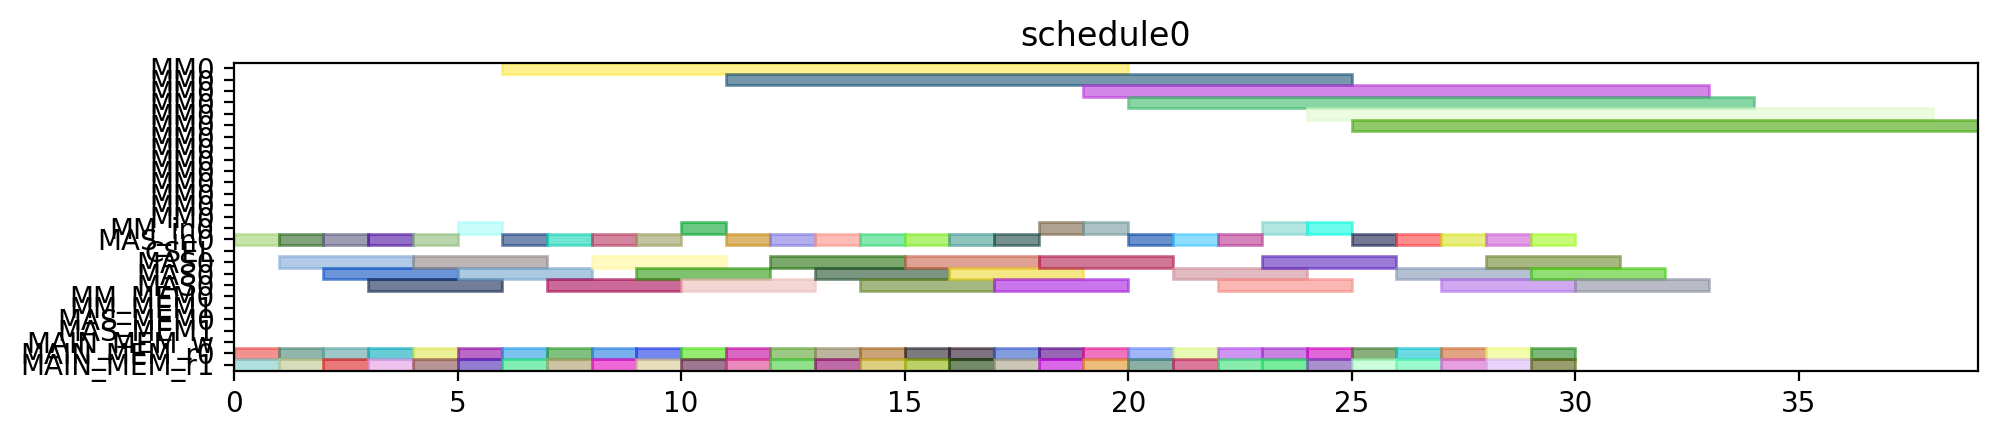

Here is the Python script that generated this plot:
from pyschedule import Scenario, solvers, plotters, alt


def solve():
	horizon = 149
	S = Scenario("schedule0", horizon=horizon)

	# resource
	MM = S.Resources('MM', num=1, size=14)
	MM_in = S.Resources('MM_in', num=1)
	MAS_in = S.Resources('MAS_in', num=1)
	CSEL = S.Resource('CSEL')
	MAS = S.Resources('MAS', num=1, size=3, periods=range(1, horizon))
	MM_MEM = S.Resources('MM_MEM', num=2)
	MAS_MEM = S.Resources('MAS_MEM', num=2)
	MAIN_MEM_w = S.Resource('MAIN_MEM_w', size=1)
	MAIN_MEM_r = S.Resources('MAIN_MEM_r', num=2)

	# result of previous scheduling

	# new tasks
	d_t0_a1_0 = S.Task('d_t0_a1_0', length=3, delay_cost=1)
	d_t0_a1_0 += alt(MAS)
	d_t0_a1_0_in = S.Task('d_t0_a1_0_in', length=1, delay_cost=1)
	d_t0_a1_0_in += alt(MAS_in)
	S += d_t0_a1_0_in*MAS_in[0]<=d_t0_a1_0*MAS[0]

	d_t0_a1_0_mem0 = S.Task('d_t0_a1_0_mem0', length=1, delay_cost=1)
	d_t0_a1_0_mem0 += MAIN_MEM_r[0]
	S += d_t0_a1_0_mem0 <= d_t0_a1_0

	d_t0_a1_0_mem1 = S.Task('d_t0_a1_0_mem1', length=1, delay_cost=1)
	d_t0_a1_0_mem1 += MAIN_MEM_r[1]
	S += d_t0_a1_0_mem1 <= d_t0_a1_0

	d_t0_a1_1 = S.Task('d_t0_a1_1', length=3, delay_cost=1)
	d_t0_a1_1 += alt(MAS)
	d_t0_a1_1_in = S.Task('d_t0_a1_1_in', length=1, delay_cost=1)
	d_t0_a1_1_in += alt(MAS_in)
	S += d_t0_a1_1_in*MAS_in[0]<=d_t0_a1_1*MAS[0]

	d_t0_a1_1_mem0 = S.Task('d_t0_a1_1_mem0', length=1, delay_cost=1)
	d_t0_a1_1_mem0 += MAIN_MEM_r[0]
	S += d_t0_a1_1_mem0 <= d_t0_a1_1

	d_t0_a1_1_mem1 = S.Task('d_t0_a1_1_mem1', length=1, delay_cost=1)
	d_t0_a1_1_mem1 += MAIN_MEM_r[1]
	S += d_t0_a1_1_mem1 <= d_t0_a1_1

	d_t0_t10 = S.Task('d_t0_t10', length=3, delay_cost=1)
	d_t0_t10 += alt(MAS)
	d_t0_t10_in = S.Task('d_t0_t10_in', length=1, delay_cost=1)
	d_t0_t10_in += alt(MAS_in)
	S += d_t0_t10_in*MAS_in[0]<=d_t0_t10*MAS[0]

	d_t0_t10_mem0 = S.Task('d_t0_t10_mem0', length=1, delay_cost=1)
	d_t0_t10_mem0 += MAIN_MEM_r[0]
	S += d_t0_t10_mem0 <= d_t0_t10

	d_t0_t10_mem1 = S.Task('d_t0_t10_mem1', length=1, delay_cost=1)
	d_t0_t10_mem1 += MAIN_MEM_r[1]
	S += d_t0_t10_mem1 <= d_t0_t10

	d_t0_t11 = S.Task('d_t0_t11', length=3, delay_cost=1)
	d_t0_t11 += alt(MAS)
	d_t0_t11_in = S.Task('d_t0_t11_in', length=1, delay_cost=1)
	d_t0_t11_in += alt(MAS_in)
	S += d_t0_t11_in*MAS_in[0]<=d_t0_t11*MAS[0]

	d_t0_t11_mem0 = S.Task('d_t0_t11_mem0', length=1, delay_cost=1)
	d_t0_t11_mem0 += MAIN_MEM_r[0]
	S += d_t0_t11_mem0 <= d_t0_t11

	d_t0_t11_mem1 = S.Task('d_t0_t11_mem1', length=1, delay_cost=1)
	d_t0_t11_mem1 += MAIN_MEM_r[1]
	S += d_t0_t11_mem1 <= d_t0_t11

	d_t0_t3_t0 = S.Task('d_t0_t3_t0', length=14, delay_cost=1)
	d_t0_t3_t0 += alt(MM)
	d_t0_t3_t0_in = S.Task('d_t0_t3_t0_in', length=1, delay_cost=1)
	d_t0_t3_t0_in += alt(MM_in)
	S += d_t0_t3_t0_in*MM_in[0]<=d_t0_t3_t0*MM[0]
	d_t0_t3_t0_mem0 = S.Task('d_t0_t3_t0_mem0', length=1, delay_cost=1)
	d_t0_t3_t0_mem0 += MAIN_MEM_r[0]
	S += d_t0_t3_t0_mem0 <= d_t0_t3_t0

	d_t0_t3_t0_mem1 = S.Task('d_t0_t3_t0_mem1', length=1, delay_cost=1)
	d_t0_t3_t0_mem1 += MAIN_MEM_r[1]
	S += d_t0_t3_t0_mem1 <= d_t0_t3_t0

	d_t0_t3_t1 = S.Task('d_t0_t3_t1', length=14, delay_cost=1)
	d_t0_t3_t1 += alt(MM)
	d_t0_t3_t1_in = S.Task('d_t0_t3_t1_in', length=1, delay_cost=1)
	d_t0_t3_t1_in += alt(MM_in)
	S += d_t0_t3_t1_in*MM_in[0]<=d_t0_t3_t1*MM[0]
	d_t0_t3_t1_mem0 = S.Task('d_t0_t3_t1_mem0', length=1, delay_cost=1)
	d_t0_t3_t1_mem0 += MAIN_MEM_r[0]
	S += d_t0_t3_t1_mem0 <= d_t0_t3_t1

	d_t0_t3_t1_mem1 = S.Task('d_t0_t3_t1_mem1', length=1, delay_cost=1)
	d_t0_t3_t1_mem1 += MAIN_MEM_r[1]
	S += d_t0_t3_t1_mem1 <= d_t0_t3_t1

	d_t0_t3_t2 = S.Task('d_t0_t3_t2', length=3, delay_cost=1)
	d_t0_t3_t2 += alt(MAS)
	d_t0_t3_t2_in = S.Task('d_t0_t3_t2_in', length=1, delay_cost=1)
	d_t0_t3_t2_in += alt(MAS_in)
	S += d_t0_t3_t2_in*MAS_in[0]<=d_t0_t3_t2*MAS[0]

	d_t0_t3_t2_mem0 = S.Task('d_t0_t3_t2_mem0', length=1, delay_cost=1)
	d_t0_t3_t2_mem0 += MAIN_MEM_r[0]
	S += d_t0_t3_t2_mem0 <= d_t0_t3_t2

	d_t0_t3_t2_mem1 = S.Task('d_t0_t3_t2_mem1', length=1, delay_cost=1)
	d_t0_t3_t2_mem1 += MAIN_MEM_r[1]
	S += d_t0_t3_t2_mem1 <= d_t0_t3_t2

	d_t0_t3_t3 = S.Task('d_t0_t3_t3', length=3, delay_cost=1)
	d_t0_t3_t3 += alt(MAS)
	d_t0_t3_t3_in = S.Task('d_t0_t3_t3_in', length=1, delay_cost=1)
	d_t0_t3_t3_in += alt(MAS_in)
	S += d_t0_t3_t3_in*MAS_in[0]<=d_t0_t3_t3*MAS[0]

	d_t0_t3_t3_mem0 = S.Task('d_t0_t3_t3_mem0', length=1, delay_cost=1)
	d_t0_t3_t3_mem0 += MAIN_MEM_r[0]
	S += d_t0_t3_t3_mem0 <= d_t0_t3_t3

	d_t0_t3_t3_mem1 = S.Task('d_t0_t3_t3_mem1', length=1, delay_cost=1)
	d_t0_t3_t3_mem1 += MAIN_MEM_r[1]
	S += d_t0_t3_t3_mem1 <= d_t0_t3_t3

	d_t1_a1_0 = S.Task('d_t1_a1_0', length=3, delay_cost=1)
	d_t1_a1_0 += alt(MAS)
	d_t1_a1_0_in = S.Task('d_t1_a1_0_in', length=1, delay_cost=1)
	d_t1_a1_0_in += alt(MAS_in)
	S += d_t1_a1_0_in*MAS_in[0]<=d_t1_a1_0*MAS[0]

	d_t1_a1_0_mem0 = S.Task('d_t1_a1_0_mem0', length=1, delay_cost=1)
	d_t1_a1_0_mem0 += MAIN_MEM_r[0]
	S += d_t1_a1_0_mem0 <= d_t1_a1_0

	d_t1_a1_0_mem1 = S.Task('d_t1_a1_0_mem1', length=1, delay_cost=1)
	d_t1_a1_0_mem1 += MAIN_MEM_r[1]
	S += d_t1_a1_0_mem1 <= d_t1_a1_0

	d_t1_a1_1 = S.Task('d_t1_a1_1', length=3, delay_cost=1)
	d_t1_a1_1 += alt(MAS)
	d_t1_a1_1_in = S.Task('d_t1_a1_1_in', length=1, delay_cost=1)
	d_t1_a1_1_in += alt(MAS_in)
	S += d_t1_a1_1_in*MAS_in[0]<=d_t1_a1_1*MAS[0]

	d_t1_a1_1_mem0 = S.Task('d_t1_a1_1_mem0', length=1, delay_cost=1)
	d_t1_a1_1_mem0 += MAIN_MEM_r[0]
	S += d_t1_a1_1_mem0 <= d_t1_a1_1

	d_t1_a1_1_mem1 = S.Task('d_t1_a1_1_mem1', length=1, delay_cost=1)
	d_t1_a1_1_mem1 += MAIN_MEM_r[1]
	S += d_t1_a1_1_mem1 <= d_t1_a1_1

	d_t1_t10 = S.Task('d_t1_t10', length=3, delay_cost=1)
	d_t1_t10 += alt(MAS)
	d_t1_t10_in = S.Task('d_t1_t10_in', length=1, delay_cost=1)
	d_t1_t10_in += alt(MAS_in)
	S += d_t1_t10_in*MAS_in[0]<=d_t1_t10*MAS[0]

	d_t1_t10_mem0 = S.Task('d_t1_t10_mem0', length=1, delay_cost=1)
	d_t1_t10_mem0 += MAIN_MEM_r[0]
	S += d_t1_t10_mem0 <= d_t1_t10

	d_t1_t10_mem1 = S.Task('d_t1_t10_mem1', length=1, delay_cost=1)
	d_t1_t10_mem1 += MAIN_MEM_r[1]
	S += d_t1_t10_mem1 <= d_t1_t10

	d_t1_t11 = S.Task('d_t1_t11', length=3, delay_cost=1)
	d_t1_t11 += alt(MAS)
	d_t1_t11_in = S.Task('d_t1_t11_in', length=1, delay_cost=1)
	d_t1_t11_in += alt(MAS_in)
	S += d_t1_t11_in*MAS_in[0]<=d_t1_t11*MAS[0]

	d_t1_t11_mem0 = S.Task('d_t1_t11_mem0', length=1, delay_cost=1)
	d_t1_t11_mem0 += MAIN_MEM_r[0]
	S += d_t1_t11_mem0 <= d_t1_t11

	d_t1_t11_mem1 = S.Task('d_t1_t11_mem1', length=1, delay_cost=1)
	d_t1_t11_mem1 += MAIN_MEM_r[1]
	S += d_t1_t11_mem1 <= d_t1_t11

	d_t1_t3_t0 = S.Task('d_t1_t3_t0', length=14, delay_cost=1)
	d_t1_t3_t0 += alt(MM)
	d_t1_t3_t0_in = S.Task('d_t1_t3_t0_in', length=1, delay_cost=1)
	d_t1_t3_t0_in += alt(MM_in)
	S += d_t1_t3_t0_in*MM_in[0]<=d_t1_t3_t0*MM[0]
	d_t1_t3_t0_mem0 = S.Task('d_t1_t3_t0_mem0', length=1, delay_cost=1)
	d_t1_t3_t0_mem0 += MAIN_MEM_r[0]
	S += d_t1_t3_t0_mem0 <= d_t1_t3_t0

	d_t1_t3_t0_mem1 = S.Task('d_t1_t3_t0_mem1', length=1, delay_cost=1)
	d_t1_t3_t0_mem1 += MAIN_MEM_r[1]
	S += d_t1_t3_t0_mem1 <= d_t1_t3_t0

	d_t1_t3_t1 = S.Task('d_t1_t3_t1', length=14, delay_cost=1)
	d_t1_t3_t1 += alt(MM)
	d_t1_t3_t1_in = S.Task('d_t1_t3_t1_in', length=1, delay_cost=1)
	d_t1_t3_t1_in += alt(MM_in)
	S += d_t1_t3_t1_in*MM_in[0]<=d_t1_t3_t1*MM[0]
	d_t1_t3_t1_mem0 = S.Task('d_t1_t3_t1_mem0', length=1, delay_cost=1)
	d_t1_t3_t1_mem0 += MAIN_MEM_r[0]
	S += d_t1_t3_t1_mem0 <= d_t1_t3_t1

	d_t1_t3_t1_mem1 = S.Task('d_t1_t3_t1_mem1', length=1, delay_cost=1)
	d_t1_t3_t1_mem1 += MAIN_MEM_r[1]
	S += d_t1_t3_t1_mem1 <= d_t1_t3_t1

	d_t1_t3_t2 = S.Task('d_t1_t3_t2', length=3, delay_cost=1)
	d_t1_t3_t2 += alt(MAS)
	d_t1_t3_t2_in = S.Task('d_t1_t3_t2_in', length=1, delay_cost=1)
	d_t1_t3_t2_in += alt(MAS_in)
	S += d_t1_t3_t2_in*MAS_in[0]<=d_t1_t3_t2*MAS[0]

	d_t1_t3_t2_mem0 = S.Task('d_t1_t3_t2_mem0', length=1, delay_cost=1)
	d_t1_t3_t2_mem0 += MAIN_MEM_r[0]
	S += d_t1_t3_t2_mem0 <= d_t1_t3_t2

	d_t1_t3_t2_mem1 = S.Task('d_t1_t3_t2_mem1', length=1, delay_cost=1)
	d_t1_t3_t2_mem1 += MAIN_MEM_r[1]
	S += d_t1_t3_t2_mem1 <= d_t1_t3_t2

	d_t1_t3_t3 = S.Task('d_t1_t3_t3', length=3, delay_cost=1)
	d_t1_t3_t3 += alt(MAS)
	d_t1_t3_t3_in = S.Task('d_t1_t3_t3_in', length=1, delay_cost=1)
	d_t1_t3_t3_in += alt(MAS_in)
	S += d_t1_t3_t3_in*MAS_in[0]<=d_t1_t3_t3*MAS[0]

	d_t1_t3_t3_mem0 = S.Task('d_t1_t3_t3_mem0', length=1, delay_cost=1)
	d_t1_t3_t3_mem0 += MAIN_MEM_r[0]
	S += d_t1_t3_t3_mem0 <= d_t1_t3_t3

	d_t1_t3_t3_mem1 = S.Task('d_t1_t3_t3_mem1', length=1, delay_cost=1)
	d_t1_t3_t3_mem1 += MAIN_MEM_r[1]
	S += d_t1_t3_t3_mem1 <= d_t1_t3_t3

	d_t2_a1_0 = S.Task('d_t2_a1_0', length=3, delay_cost=1)
	d_t2_a1_0 += alt(MAS)
	d_t2_a1_0_in = S.Task('d_t2_a1_0_in', length=1, delay_cost=1)
	d_t2_a1_0_in += alt(MAS_in)
	S += d_t2_a1_0_in*MAS_in[0]<=d_t2_a1_0*MAS[0]

	d_t2_a1_0_mem0 = S.Task('d_t2_a1_0_mem0', length=1, delay_cost=1)
	d_t2_a1_0_mem0 += MAIN_MEM_r[0]
	S += d_t2_a1_0_mem0 <= d_t2_a1_0

	d_t2_a1_0_mem1 = S.Task('d_t2_a1_0_mem1', length=1, delay_cost=1)
	d_t2_a1_0_mem1 += MAIN_MEM_r[1]
	S += d_t2_a1_0_mem1 <= d_t2_a1_0

	d_t2_a1_1 = S.Task('d_t2_a1_1', length=3, delay_cost=1)
	d_t2_a1_1 += alt(MAS)
	d_t2_a1_1_in = S.Task('d_t2_a1_1_in', length=1, delay_cost=1)
	d_t2_a1_1_in += alt(MAS_in)
	S += d_t2_a1_1_in*MAS_in[0]<=d_t2_a1_1*MAS[0]

	d_t2_a1_1_mem0 = S.Task('d_t2_a1_1_mem0', length=1, delay_cost=1)
	d_t2_a1_1_mem0 += MAIN_MEM_r[0]
	S += d_t2_a1_1_mem0 <= d_t2_a1_1

	d_t2_a1_1_mem1 = S.Task('d_t2_a1_1_mem1', length=1, delay_cost=1)
	d_t2_a1_1_mem1 += MAIN_MEM_r[1]
	S += d_t2_a1_1_mem1 <= d_t2_a1_1

	d_t2_t10 = S.Task('d_t2_t10', length=3, delay_cost=1)
	d_t2_t10 += alt(MAS)
	d_t2_t10_in = S.Task('d_t2_t10_in', length=1, delay_cost=1)
	d_t2_t10_in += alt(MAS_in)
	S += d_t2_t10_in*MAS_in[0]<=d_t2_t10*MAS[0]

	d_t2_t10_mem0 = S.Task('d_t2_t10_mem0', length=1, delay_cost=1)
	d_t2_t10_mem0 += MAIN_MEM_r[0]
	S += d_t2_t10_mem0 <= d_t2_t10

	d_t2_t10_mem1 = S.Task('d_t2_t10_mem1', length=1, delay_cost=1)
	d_t2_t10_mem1 += MAIN_MEM_r[1]
	S += d_t2_t10_mem1 <= d_t2_t10

	d_t2_t11 = S.Task('d_t2_t11', length=3, delay_cost=1)
	d_t2_t11 += alt(MAS)
	d_t2_t11_in = S.Task('d_t2_t11_in', length=1, delay_cost=1)
	d_t2_t11_in += alt(MAS_in)
	S += d_t2_t11_in*MAS_in[0]<=d_t2_t11*MAS[0]

	d_t2_t11_mem0 = S.Task('d_t2_t11_mem0', length=1, delay_cost=1)
	d_t2_t11_mem0 += MAIN_MEM_r[0]
	S += d_t2_t11_mem0 <= d_t2_t11

	d_t2_t11_mem1 = S.Task('d_t2_t11_mem1', length=1, delay_cost=1)
	d_t2_t11_mem1 += MAIN_MEM_r[1]
	S += d_t2_t11_mem1 <= d_t2_t11

	d_t2_t3_t0 = S.Task('d_t2_t3_t0', length=14, delay_cost=1)
	d_t2_t3_t0 += alt(MM)
	d_t2_t3_t0_in = S.Task('d_t2_t3_t0_in', length=1, delay_cost=1)
	d_t2_t3_t0_in += alt(MM_in)
	S += d_t2_t3_t0_in*MM_in[0]<=d_t2_t3_t0*MM[0]
	d_t2_t3_t0_mem0 = S.Task('d_t2_t3_t0_mem0', length=1, delay_cost=1)
	d_t2_t3_t0_mem0 += MAIN_MEM_r[0]
	S += d_t2_t3_t0_mem0 <= d_t2_t3_t0

	d_t2_t3_t0_mem1 = S.Task('d_t2_t3_t0_mem1', length=1, delay_cost=1)
	d_t2_t3_t0_mem1 += MAIN_MEM_r[1]
	S += d_t2_t3_t0_mem1 <= d_t2_t3_t0

	d_t2_t3_t1 = S.Task('d_t2_t3_t1', length=14, delay_cost=1)
	d_t2_t3_t1 += alt(MM)
	d_t2_t3_t1_in = S.Task('d_t2_t3_t1_in', length=1, delay_cost=1)
	d_t2_t3_t1_in += alt(MM_in)
	S += d_t2_t3_t1_in*MM_in[0]<=d_t2_t3_t1*MM[0]
	d_t2_t3_t1_mem0 = S.Task('d_t2_t3_t1_mem0', length=1, delay_cost=1)
	d_t2_t3_t1_mem0 += MAIN_MEM_r[0]
	S += d_t2_t3_t1_mem0 <= d_t2_t3_t1

	d_t2_t3_t1_mem1 = S.Task('d_t2_t3_t1_mem1', length=1, delay_cost=1)
	d_t2_t3_t1_mem1 += MAIN_MEM_r[1]
	S += d_t2_t3_t1_mem1 <= d_t2_t3_t1

	d_t2_t3_t2 = S.Task('d_t2_t3_t2', length=3, delay_cost=1)
	d_t2_t3_t2 += alt(MAS)
	d_t2_t3_t2_in = S.Task('d_t2_t3_t2_in', length=1, delay_cost=1)
	d_t2_t3_t2_in += alt(MAS_in)
	S += d_t2_t3_t2_in*MAS_in[0]<=d_t2_t3_t2*MAS[0]

	d_t2_t3_t2_mem0 = S.Task('d_t2_t3_t2_mem0', length=1, delay_cost=1)
	d_t2_t3_t2_mem0 += MAIN_MEM_r[0]
	S += d_t2_t3_t2_mem0 <= d_t2_t3_t2

	d_t2_t3_t2_mem1 = S.Task('d_t2_t3_t2_mem1', length=1, delay_cost=1)
	d_t2_t3_t2_mem1 += MAIN_MEM_r[1]
	S += d_t2_t3_t2_mem1 <= d_t2_t3_t2

	d_t2_t3_t3 = S.Task('d_t2_t3_t3', length=3, delay_cost=1)
	d_t2_t3_t3 += alt(MAS)
	d_t2_t3_t3_in = S.Task('d_t2_t3_t3_in', length=1, delay_cost=1)
	d_t2_t3_t3_in += alt(MAS_in)
	S += d_t2_t3_t3_in*MAS_in[0]<=d_t2_t3_t3*MAS[0]

	d_t2_t3_t3_mem0 = S.Task('d_t2_t3_t3_mem0', length=1, delay_cost=1)
	d_t2_t3_t3_mem0 += MAIN_MEM_r[0]
	S += d_t2_t3_t3_mem0 <= d_t2_t3_t3

	d_t2_t3_t3_mem1 = S.Task('d_t2_t3_t3_mem1', length=1, delay_cost=1)
	d_t2_t3_t3_mem1 += MAIN_MEM_r[1]
	S += d_t2_t3_t3_mem1 <= d_t2_t3_t3

	d_t3000 = S.Task('d_t3000', length=3, delay_cost=1)
	d_t3000 += alt(MAS)
	d_t3000_in = S.Task('d_t3000_in', length=1, delay_cost=1)
	d_t3000_in += alt(MAS_in)
	S += d_t3000_in*MAS_in[0]<=d_t3000*MAS[0]

	d_t3000_mem0 = S.Task('d_t3000_mem0', length=1, delay_cost=1)
	d_t3000_mem0 += MAIN_MEM_r[0]
	S += d_t3000_mem0 <= d_t3000

	d_t3000_mem1 = S.Task('d_t3000_mem1', length=1, delay_cost=1)
	d_t3000_mem1 += MAIN_MEM_r[1]
	S += d_t3000_mem1 <= d_t3000

	d_t3001 = S.Task('d_t3001', length=3, delay_cost=1)
	d_t3001 += alt(MAS)
	d_t3001_in = S.Task('d_t3001_in', length=1, delay_cost=1)
	d_t3001_in += alt(MAS_in)
	S += d_t3001_in*MAS_in[0]<=d_t3001*MAS[0]

	d_t3001_mem0 = S.Task('d_t3001_mem0', length=1, delay_cost=1)
	d_t3001_mem0 += MAIN_MEM_r[0]
	S += d_t3001_mem0 <= d_t3001

	d_t3001_mem1 = S.Task('d_t3001_mem1', length=1, delay_cost=1)
	d_t3001_mem1 += MAIN_MEM_r[1]
	S += d_t3001_mem1 <= d_t3001

	d_t3010 = S.Task('d_t3010', length=3, delay_cost=1)
	d_t3010 += alt(MAS)
	d_t3010_in = S.Task('d_t3010_in', length=1, delay_cost=1)
	d_t3010_in += alt(MAS_in)
	S += d_t3010_in*MAS_in[0]<=d_t3010*MAS[0]

	d_t3010_mem0 = S.Task('d_t3010_mem0', length=1, delay_cost=1)
	d_t3010_mem0 += MAIN_MEM_r[0]
	S += d_t3010_mem0 <= d_t3010

	d_t3010_mem1 = S.Task('d_t3010_mem1', length=1, delay_cost=1)
	d_t3010_mem1 += MAIN_MEM_r[1]
	S += d_t3010_mem1 <= d_t3010

	d_t3011 = S.Task('d_t3011', length=3, delay_cost=1)
	d_t3011 += alt(MAS)
	d_t3011_in = S.Task('d_t3011_in', length=1, delay_cost=1)
	d_t3011_in += alt(MAS_in)
	S += d_t3011_in*MAS_in[0]<=d_t3011*MAS[0]

	d_t3011_mem0 = S.Task('d_t3011_mem0', length=1, delay_cost=1)
	d_t3011_mem0 += MAIN_MEM_r[0]
	S += d_t3011_mem0 <= d_t3011

	d_t3011_mem1 = S.Task('d_t3011_mem1', length=1, delay_cost=1)
	d_t3011_mem1 += MAIN_MEM_r[1]
	S += d_t3011_mem1 <= d_t3011

	d_t4000 = S.Task('d_t4000', length=3, delay_cost=1)
	d_t4000 += alt(MAS)
	d_t4000_in = S.Task('d_t4000_in', length=1, delay_cost=1)
	d_t4000_in += alt(MAS_in)
	S += d_t4000_in*MAS_in[0]<=d_t4000*MAS[0]

	d_t4000_mem0 = S.Task('d_t4000_mem0', length=1, delay_cost=1)
	d_t4000_mem0 += MAIN_MEM_r[0]
	S += d_t4000_mem0 <= d_t4000

	d_t4000_mem1 = S.Task('d_t4000_mem1', length=1, delay_cost=1)
	d_t4000_mem1 += MAIN_MEM_r[1]
	S += d_t4000_mem1 <= d_t4000

	d_t4001 = S.Task('d_t4001', length=3, delay_cost=1)
	d_t4001 += alt(MAS)
	d_t4001_in = S.Task('d_t4001_in', length=1, delay_cost=1)
	d_t4001_in += alt(MAS_in)
	S += d_t4001_in*MAS_in[0]<=d_t4001*MAS[0]

	d_t4001_mem0 = S.Task('d_t4001_mem0', length=1, delay_cost=1)
	d_t4001_mem0 += MAIN_MEM_r[0]
	S += d_t4001_mem0 <= d_t4001

	d_t4001_mem1 = S.Task('d_t4001_mem1', length=1, delay_cost=1)
	d_t4001_mem1 += MAIN_MEM_r[1]
	S += d_t4001_mem1 <= d_t4001

	solvers.mip.solve(S,msg=1,kind='CPLEX',ratio_gap=1.01)

	solution = [['hoge']*len(S.solution()[1]) for i in range(len(S.solution()))]
	for i in range(len(S.solution())):
		for j in range(len(S.solution()[i])):
			solution[i][j]=str(S.solution()[i][j])
	print(solution)

	cycles = int(solution[-1][3])

	pic_file_name = "/mnt/rose/usr1/fukuda/ABE/multiRAM_multiMAS_16mux/scheduling_result/stage14MM1_stage3MAS1/FP12_LADDERMUL/schedule0.png"
	if(S.solution() != []):
		plotters.matplotlib.plot(S,img_filename=pic_file_name, show_task_labels=False, fig_size=(cycles*0.25+3, 2))

	return solution
